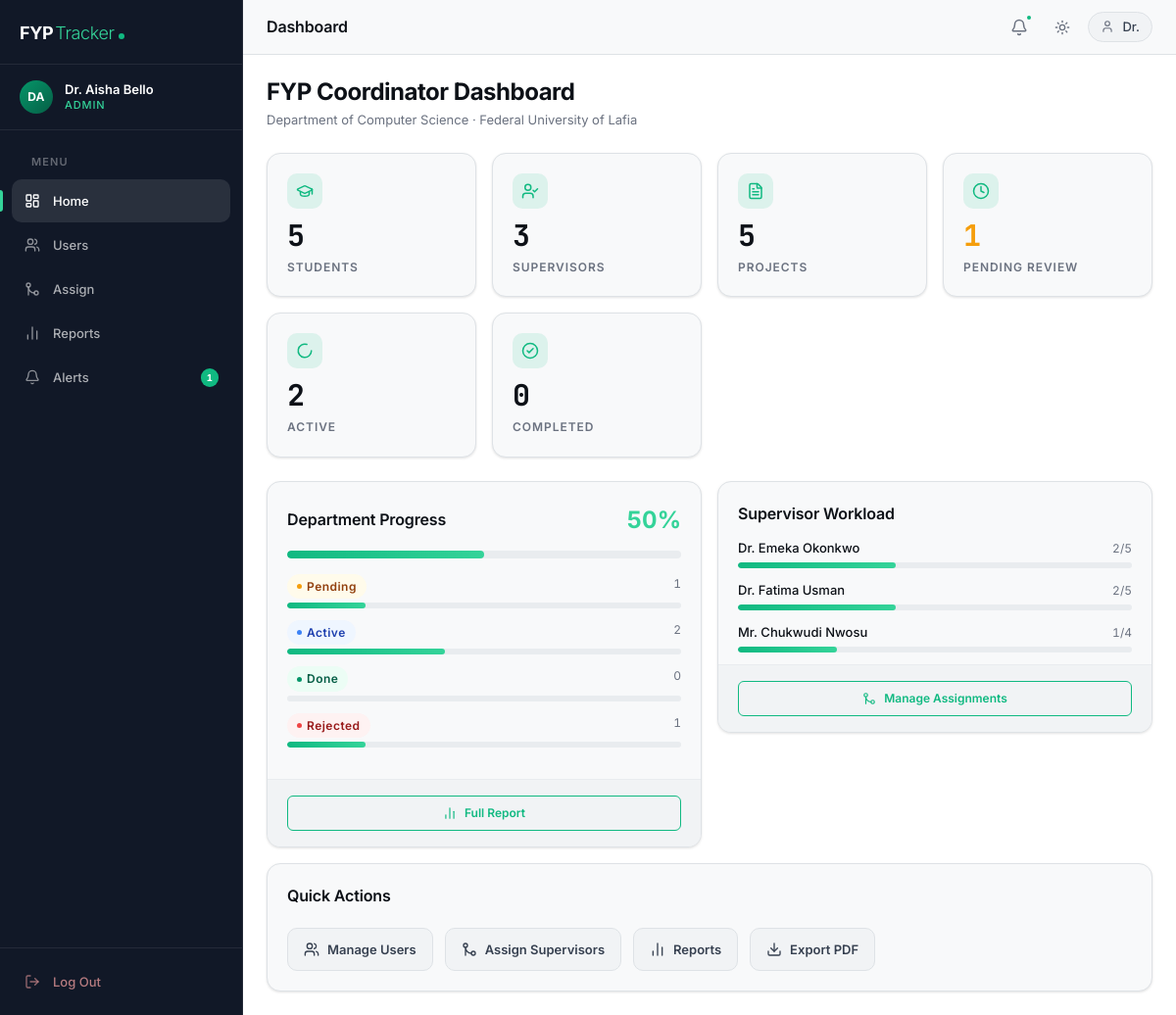
Page /admin/dashboard.php (signed in) on the committed database.
### tables this page shows
CREATE TABLE supervisors (
    supervisor_id   INT UNSIGNED  NOT NULL,               
    staff_id        VARCHAR(30)   NOT NULL,               
    title           VARCHAR(50)   NOT NULL DEFAULT 'Dr.', 
    specialisation  VARCHAR(255)      NULL DEFAULT NULL,
    max_students    TINYINT       NOT NULL DEFAULT 5,     

    PRIMARY KEY (supervisor_id),
    UNIQUE  KEY uq_supervisors_staff_id (staff_id),
    CONSTRAINT fk_supervisors_user
        FOREIGN KEY (supervisor_id)
        REFERENCES users (user_id)
        ON DELETE CASCADE
        ON UPDATE CASCADE
);

CREATE TABLE users (
    user_id       INT UNSIGNED    NOT NULL AUTO_INCREMENT,
    full_name     VARCHAR(150)    NOT NULL,
    email         VARCHAR(255)    NOT NULL,
    password_hash VARCHAR(255)    NOT NULL,               
    role          ENUM(
                      'student',
                      'supervisor',
                      'admin'
                  )               NOT NULL DEFAULT 'student',
    is_active     TINYINT(1)      NOT NULL DEFAULT 1,     
    profile_photo VARCHAR(255)        NULL DEFAULT NULL,  
    created_at    TIMESTAMP       NOT NULL DEFAULT CURRENT_TIMESTAMP,
    updated_at    TIMESTAMP       NOT NULL DEFAULT CURRENT_TIMESTAMP
                                            ON UPDATE CURRENT_TIMESTAMP,

    PRIMARY KEY (user_id),
    UNIQUE  KEY uq_users_email (email),
    INDEX   idx_users_role    (role),
    INDEX   idx_users_active  (is_active)
);

### includes/repositories/AdminRepository.php (called while the page is built, shortened)
<?php
class AdminRepository
{
    private PDO $db;
    public function __construct(PDO $db)
    {
        $this->db = $db;
    }
    public function fetchSystemStats(): array
    {
        $stats = [];
        $row = $this->db->query(
            "SELECT
                SUM(role = 'student')    AS total_students,
                SUM(role = 'supervisor') AS total_supervisors,
                SUM(role = 'admin')      AS total_admins,
                COUNT(*)                 AS total_users
               FROM users
              WHERE is_active = 1"
        )->fetch();
        $stats['total_students']    = (int) ($row['total_students']    ?? 0);
        $stats['total_supervisors'] = (int) ($row['total_supervisors'] ?? 0);
        $stats['total_admins']      = (int) ($row['total_admins']      ?? 0);
        $stats['total_users']       = (int) ($row['total_users']       ?? 0);
        $projectRow = $this->db->query(
            "SELECT
                COUNT(*)                              AS total_projects,
                SUM(status = 'pending')               AS pending,
                SUM(status = 'approved')              AS approved,
                SUM(status = 'in_progress')           AS in_progress,
                SUM(status = 'completed')             AS completed,
                SUM(status = 'rejected')              AS rejected,
                SUM(supervisor_id IS NULL)            AS unassigned
               FROM projects"
        )->fetch();
        $stats['total_projects']    = (int) ($projectRow['total_projects'] ?? 0);
        $stats['pending_projects']  = (int) ($projectRow['pending']        ?? 0);
        $stats['approved_projects'] = (int) ($projectRow['approved']       ?? 0);
        $stats['active_projects']   = (int) ($projectRow['in_progress']    ?? 0);
        $stats['completed_projects']= (int) ($projectRow['completed']      ?? 0);
        $stats['rejected_projects'] = (int) ($projectRow['rejected']       ?? 0);
        $stats['unassigned_students']= (int) ($projectRow['unassigned']    ?? 0);
        $msRow = $this->db->query(
            "SELECT
                COUNT(*)                              AS total_milestones,
                SUM(completion_status = 'completed')  AS completed_milestones
               FROM milestones"
        )->fetch();
        $stats['total_milestones']     = (int) ($msRow['total_milestones']     ?? 0);
        $stats['completed_milestones'] = (int) ($msRow['completed_milestones'] ?? 0);
        $meetRow = $this->db->query(
            "SELECT
                COUNT(*)                     AS total_meetings,
                SUM(status = 'completed')    AS completed_meetings,
                SUM(status = 'scheduled'
                    AND scheduled_date >= NOW()) AS upcoming_meetings
               FROM meetings"
        )->fetch();
        $stats['total_meetings']    = (int) ($meetRow['total_meetings']    ?? 0);
        $stats['completed_meetings']= (int) ($meetRow['completed_meetings']?? 0);
        $stats['upcoming_meetings'] = (int) ($meetRow['upcoming_meetings'] ?? 0);
        return $stats;
    }
}

### includes/repositories/SupervisorRepository.php (called while the page is built, shortened)
<?php
class SupervisorRepository
{
    private PDO $db;
    public function __construct(PDO $db)
    {
        $this->db = $db;
    }
    public function findAllSupervisorsWithWorkload(): array
    {
        $stmt = $this->db->query(
            "SELECT
                u.user_id,
                u.full_name,
                u.email,
                s.staff_id,
                s.title,
                s.specialisation,
                s.max_students,
                COUNT(p.project_id)                       AS assigned_students,
                s.max_students - COUNT(p.project_id)      AS available_slots,
                SUM(p.status = 'pending')                 AS pending_reviews,
                SUM(p.status = 'in_progress')             AS active_projects,
                SUM(p.status = 'completed')               AS completed_projects
               FROM users u
               JOIN supervisors s ON s.supervisor_id = u.user_id
               LEFT JOIN projects p ON p.supervisor_id = u.user_id
              WHERE u.role = 'supervisor'
                AND u.is_active = 1
              GROUP BY u.user_id
              ORDER BY available_slots DESC, u.full_name ASC"
        );
        return $stmt->fetchAll();
    }
}

### includes/functions.php (called while the page is built, shortened)
<?php
function csrfToken(): string
{
    return $_SESSION['csrf_token'];
}
function e(string $value): string
{
    return htmlspecialchars($value, ENT_QUOTES | ENT_HTML5, 'UTF-8');
}

### admin/dashboard.php (the view, shortened to what this page needs)
<?php
require_once __DIR__ . '/../includes/functions.php';
require_once __DIR__ . '/../includes/repositories/AdminRepository.php';
require_once __DIR__ . '/../includes/repositories/SupervisorRepository.php';
$db                   = getDB();
$adminRepository      = new AdminRepository($db);
$supervisorRepository = new SupervisorRepository($db);
$stats        = $adminRepository->fetchSystemStats();
$supervisors  = $supervisorRepository->findAllSupervisorsWithWorkload();
$deptProgress = $stats['total_milestones'] > 0
    ? (int) round($stats['completed_milestones'] / $stats['total_milestones'] * 100)
    : 0;
require_once __DIR__ . '/../includes/header.php';
require_once __DIR__ . '/../includes/navbar.php';
?>
<div class="main-content" id="main-content">
  <?php require_once __DIR__ . '/../includes/topbar.php'; ?>
  <div class="page-body">
    <div class="page-header">
      <div class="page-header-row">
        <div>
          <div class="page-title">FYP Coordinator Dashboard</div>
          <p class="page-subtitle">Department of Computer Science · Federal University of Lafia</p>
        </div>
      </div>
    </div>
    <div class="stats-grid">
      <?php $statCards = [
        ['icon'=>'graduation-cap','value'=>$stats['total_students'],    'label'=>'Students'],
        ['icon'=>'user-check',    'value'=>$stats['total_supervisors'], 'label'=>'Supervisors'],
        ['icon'=>'file-text',     'value'=>$stats['total_projects'],    'label'=>'Projects'],
        ['icon'=>'clock',         'value'=>$stats['pending_projects'],  'label'=>'Pending Review','warn'=>$stats['pending_projects']>0],
        ['icon'=>'loader-2',      'value'=>$stats['active_projects'],   'label'=>'Active'],
        ['icon'=>'check-circle-2','value'=>$stats['completed_projects'],'label'=>'Completed'],
      ];
      foreach ($statCards as $c): ?>
      <div class="stat-card">
        <div class="stat-icon-wrap"><i data-lucide="<?= $c['icon'] ?>" width="18" height="18"></i></div>
        <div class="stat-value tabular" style="<?= !empty($c['warn']) ? 'color:var(--color-warning);' : '' ?>"><?= $c['value'] ?></div>
        <div class="stat-label"><?= $c['label'] ?></div>
      </div>
      <?php endforeach; ?>
    </div>
    <div class="content-grid">
      <div>
        <div class="card">
          <div class="card-header">
            <div class="card-title">Department Progress</div>
            <span style="font-size:var(--text-2xl);font-weight:700;color:var(--accent-400);font-variant-numeric:tabular-nums;"><?= $deptProgress ?>%</span>
          </div>
          <div class="card-body" style="padding-top:var(--sp-3);">
            <div class="progress" style="height:8px;margin-bottom:var(--sp-4);" data-progress="<?= $deptProgress ?>">
              <div class="progress-bar" style="width:0%;"></div>
            </div>
            <?php $breakdown=[
              ['label'=>'Pending','value'=>$stats['pending_projects'],  'cls'=>'pending'],
              ['label'=>'Active', 'value'=>$stats['active_projects'],   'cls'=>'in-progress'],
              ['label'=>'Done',   'value'=>$stats['completed_projects'],'cls'=>'completed'],
              ['label'=>'Rejected','value'=>$stats['rejected_projects'],'cls'=>'rejected'],
            ];
            $total=max(1,$stats['total_projects']);
            foreach($breakdown as $b):
              $pct=(int)round($b['value']/$total*100); ?>
            <div style="margin-bottom:var(--sp-3);">
              <div style="display:flex;justify-content:space-between;margin-bottom:4px;">
                <span class="badge badge-<?= $b['cls'] ?>"><?= $b['label'] ?></span>
                <span style="font-size:var(--text-xs);color:var(--text-tertiary);font-variant-numeric:tabular-nums;"><?= $b['value'] ?></span>
              </div>
              <div class="progress" data-progress="<?= $pct ?>"><div class="progress-bar" style="width:0%;"></div></div>
            </div>
            <?php endforeach; ?>
          </div>
          <div class="card-footer">
            <a href="reports.php" class="btn btn-outline btn-sm" style="width:100%;justify-content:center;">
              <i data-lucide="bar-chart-2" width="14" height="14"></i> Full Report
            </a>
          </div>
        </div>
      </div>
      <div>
        <div class="card">
          <div class="card-header"><div class="card-title">Supervisor Workload</div></div>
          <div style="padding:var(--sp-3) var(--sp-5);display:flex;flex-direction:column;gap:var(--sp-3);">
            <?php foreach($supervisors as $sv):
              $available=(int)$sv['available_slots'];$maxS=(int)$sv['max_students'];
              $assigned=(int)$sv['assigned_students'];$pct=$maxS>0?(int)round($assigned/$maxS*100):0;
              $barCls=$available<=0?'progress-bar-error':($pct>=75?'progress-bar-warning':''); ?>
            <div>
              <div style="display:flex;justify-content:space-between;align-items:center;margin-bottom:4px;">
                <span style="font-size:var(--text-sm);font-weight:500;color:var(--text-primary);"><?= e($sv['full_name']) ?></span>
                <span style="font-size:var(--text-xs);color:<?= $available<=0?'var(--color-error)':'var(--text-tertiary)' ?>;font-variant-numeric:tabular-nums;"><?= $assigned ?>/<?= $maxS ?></span>
              </div>
              <div class="progress" data-progress="<?= $pct ?>"><div class="progress-bar <?= $barCls ?>" style="width:0%;"></div></div>
            </div>
            <?php endforeach; ?>
          </div>
          <div class="card-footer">
            <a href="assign_supervisors.php" class="btn btn-outline btn-sm" style="width:100%;justify-content:center;">
              <i data-lucide="git-merge" width="14" height="14"></i> Manage Assignments
            </a>
          </div>
        </div>
      </div>
    </div>
    <div class="card" style="margin-top:var(--sp-4);">
      <div class="card-header"><div class="card-title">Quick Actions</div></div>
      <div class="card-body">
        <div style="display:flex;gap:var(--sp-3);flex-wrap:wrap;">
          <a href="manage_users.php"       class="btn btn-secondary"><i data-lucide="users" width="16" height="16"></i> Manage Users</a>
          <a href="assign_supervisors.php" class="btn btn-secondary"><i data-lucide="git-merge" width="16" height="16"></i> Assign Supervisors</a>
          <a href="reports.php"            class="btn btn-secondary"><i data-lucide="bar-chart-2" width="16" height="16"></i> Reports</a>
          <a href="reports.php?export=pdf&type=all&<?= csrfToken() ?>" class="btn btn-secondary"><i data-lucide="download" width="16" height="16"></i> Export PDF</a>
        </div>
      </div>
    </div>
  </div>
</div>
<?php require_once __DIR__ . '/../includes/footer.php'; ?>

### rows in the picture
supervisors: supervisor_id.full_name "Dr. Emeka Okonkwo", assigned "2", max_students "5"
supervisors: supervisor_id.full_name "Dr. Fatima Usman", assigned "2", max_students "5"
supervisors: supervisor_id.full_name "Mr. Chukwudi Nwosu", assigned "1", max_students "4"

### other values in the picture
$initials "DA"
$name "Dr. Aisha Bello"
$role "ADMIN"
$item['label'] "Home"
$item['label'] "Users"
$item['label'] "Assign"
$item['label'] "Reports"
$item['label'] "Alerts"
$badge "1"
$pageTitle "Dashboard"
$fname "Dr."
$c['value'] "5"
$c['label'] "STUDENTS"
$c['value'] "3"
$c['label'] "SUPERVISORS"
